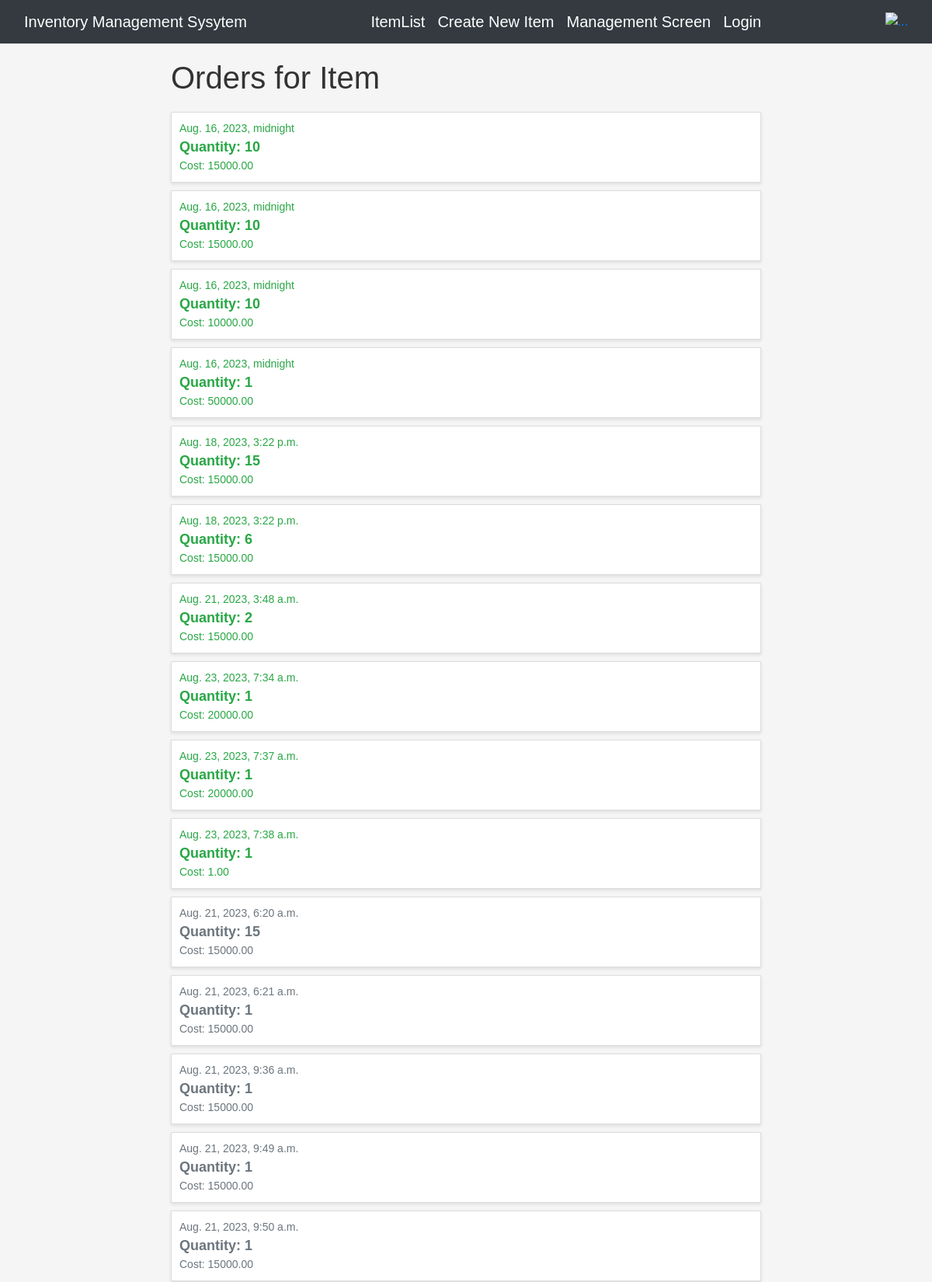
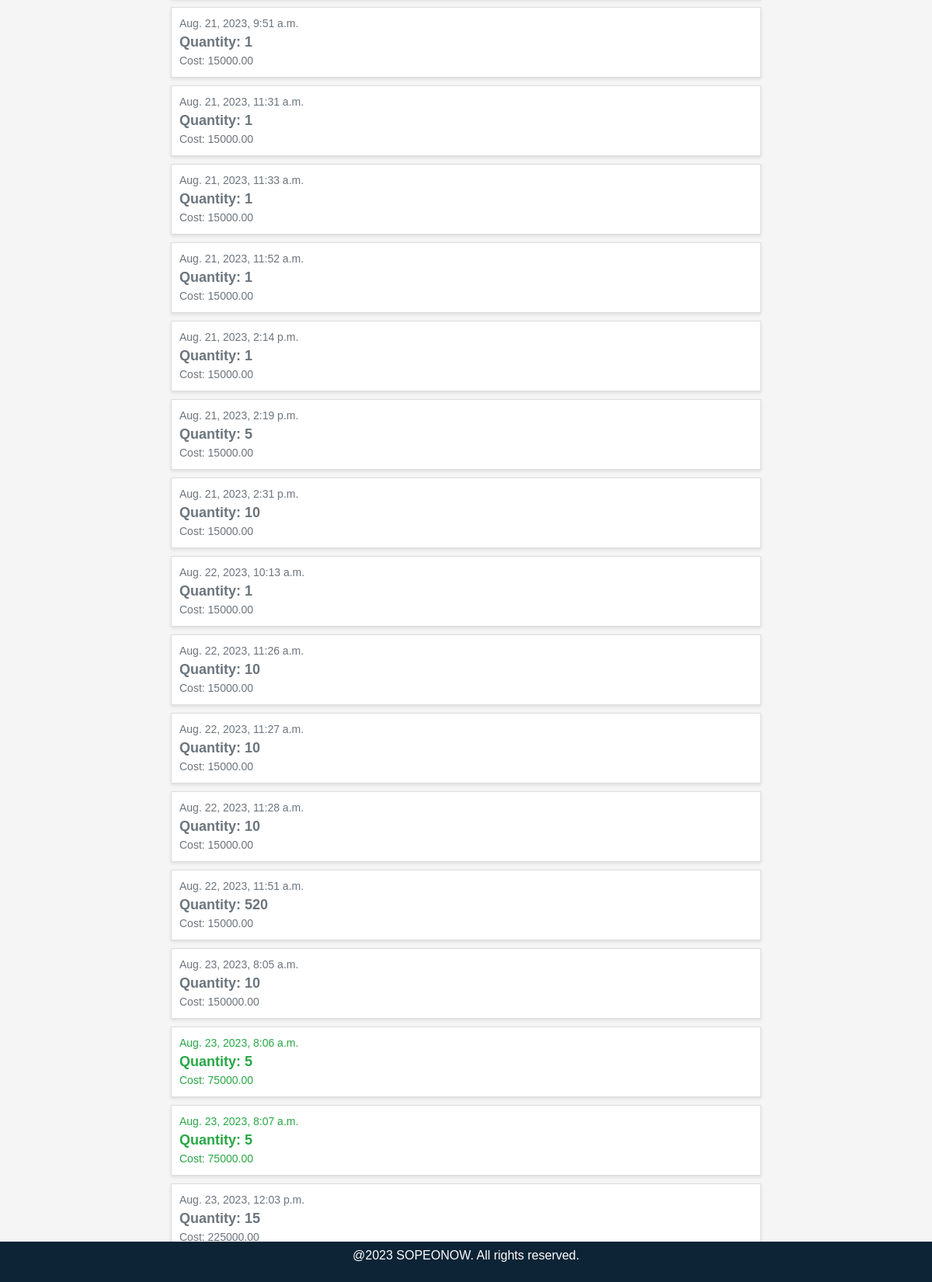
The page /IMS/allOrders/1/ on the database its author committed (2 pictures, top to bottom).
### IMS/models.py (models this page shows, shortened)
class Orders(models.Model):
    id = models.AutoField(primary_key=True)
    name = models.CharField(max_length=100)
    item = models.ForeignKey(Inventory, on_delete=models.CASCADE)
    quantity = models.PositiveIntegerField()
    cost = models.DecimalField(max_digits=10, decimal_places=2)
    orderdttm = models.DateTimeField()
    is_received = models.BooleanField(default=False)
    is_cancel = models.BooleanField(default=False)

### IMS/views.py (the view)
# urls.py: path('allOrders/<int:item_id>/', views.allOrders, name='allOrders'),
def allOrders(request,item_id):
    orders = Orders.objects.filter(item_id=item_id)
    context = {'orders': orders,'context': ""}
    return render(request, 'orders/index.html', context)

### IMS/templates/orders/index.html (shortened to what this page needs)
{% extends 'main/ss.html'%}
{% block body %}
    <div class="container">
        <h1>Orders {{ context }} for Item</h1>
        <ul>
            {% for order in orders %}
            <li>
            <a href = "{% url 'ordersDetails' order.id %}">
                {% if order.is_received == True %}
                    <div class="order-details">
                        <div class="order-date text-success">{{ order.orderdttm }}</div>
                        <div class="order-quantity text-success">Quantity: {{ order.quantity }}</div>
                        <div class="order-cost text-success">Cost: {{ order.cost }}</div>
                    </div>
                {% elif order.is_cancel == True %}
                    <div class="order-details">
                        <div class="order-date text-danger">{{ order.orderdttm }}</div>
                        <div class="order-quantity text-danger">Quantity: {{ order.quantity }}</div>
                        <div class="order-cost text-danger">Cost: {{ order.cost }}</div>
                    </div>
                {% else %}
                    <div class="order-details">
                        <div class="order-date text-secondary">{{ order.orderdttm }}</div>
                        <div class="order-quantity text-secondary">Quantity: {{ order.quantity }}</div>
                        <div class="order-cost text-secondary">Cost: {{ order.cost }}</div>
                    </div>
                {% endif %}
            </a>
            </li>
            {% endfor %}
        </ul>
    </div>
{% endblock %}

### rows shown on the page
Orders: orderdttm "Aug. 16, 2023, midnight", quantity "10", cost "15000.00"
Orders: orderdttm "Aug. 16, 2023, midnight", quantity "10", cost "15000.00"
Orders: orderdttm "Aug. 16, 2023, midnight", quantity "10", cost "10000.00"
Orders: orderdttm "Aug. 16, 2023, midnight", quantity "1", cost "50000.00"
Orders: orderdttm "Aug. 18, 2023, 3:22 p.m.", quantity "15", cost "15000.00"
Orders: orderdttm "Aug. 18, 2023, 3:22 p.m.", quantity "6", cost "15000.00"
Orders: orderdttm "Aug. 21, 2023, 3:48 a.m.", quantity "2", cost "15000.00"
Orders: orderdttm "Aug. 23, 2023, 7:34 a.m.", quantity "1", cost "20000.00"
Orders: orderdttm "Aug. 23, 2023, 7:37 a.m.", quantity "1", cost "20000.00"
Orders: orderdttm "Aug. 23, 2023, 7:38 a.m.", quantity "1", cost "1.00"
Orders: orderdttm "Aug. 21, 2023, 6:20 a.m.", quantity "15", cost "15000.00"
Orders: orderdttm "Aug. 21, 2023, 6:21 a.m.", quantity "1", cost "15000.00"
Orders: orderdttm "Aug. 21, 2023, 9:36 a.m.", quantity "1", cost "15000.00"
Orders: orderdttm "Aug. 21, 2023, 9:49 a.m.", quantity "1", cost "15000.00"
Orders: orderdttm "Aug. 21, 2023, 9:50 a.m.", quantity "1", cost "15000.00"
Orders: orderdttm "Aug. 21, 2023, 9:51 a.m.", quantity "1", cost "15000.00"
Orders: orderdttm "Aug. 21, 2023, 11:31 a.m.", quantity "1", cost "15000.00"
Orders: orderdttm "Aug. 21, 2023, 11:33 a.m.", quantity "1", cost "15000.00"
Orders: orderdttm "Aug. 21, 2023, 11:52 a.m.", quantity "1", cost "15000.00"
Orders: orderdttm "Aug. 21, 2023, 2:14 p.m.", quantity "1", cost "15000.00"
Orders: orderdttm "Aug. 21, 2023, 2:19 p.m.", quantity "5", cost "15000.00"
Orders: orderdttm "Aug. 21, 2023, 2:31 p.m.", quantity "10", cost "15000.00"
Orders: orderdttm "Aug. 22, 2023, 10:13 a.m.", quantity "1", cost "15000.00"
Orders: orderdttm "Aug. 22, 2023, 11:26 a.m.", quantity "10", cost "15000.00"
Orders: orderdttm "Aug. 22, 2023, 11:27 a.m.", quantity "10", cost "15000.00"
Orders: orderdttm "Aug. 22, 2023, 11:28 a.m.", quantity "10", cost "15000.00"
Orders: orderdttm "Aug. 22, 2023, 11:51 a.m.", quantity "520", cost "15000.00"
Orders: orderdttm "Aug. 23, 2023, 8:05 a.m.", quantity "10", cost "150000.00"
Orders: orderdttm "Aug. 23, 2023, 8:06 a.m.", quantity "5", cost "75000.00"
Orders: orderdttm "Aug. 23, 2023, 8:07 a.m.", quantity "5", cost "75000.00"
Orders: orderdttm "Aug. 23, 2023, 12:03 p.m.", quantity "15", cost "225000.00"
